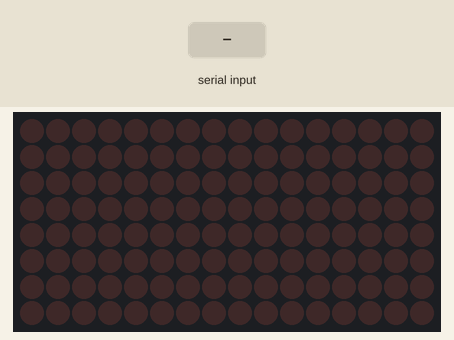
The sketch below on a simulated Arduino Uno, built with avr-gcc and run on an emulated ATmega328P. On the bench: 16×8 LED matrix. Wiring (inferred from the names in the program): 2 × MAX7219 LED driver (orientation assumed): data pin 10; clock pin 8; CS pin 9. Inputs (shaded band) come from the test bench. What the sketch prints to the serial monitor is not drawn.

Above: at 1.2 s.
1.3 s: "1,90\n" received over Serial
At 1.7 s:
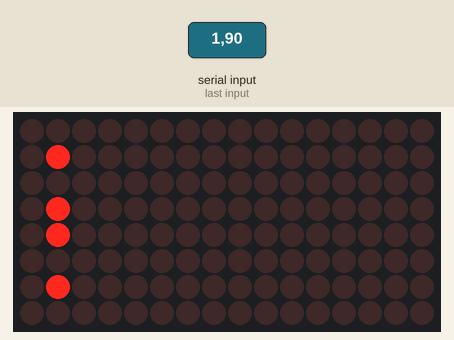
2.8 s: "90,45\n" received over Serial
At 4.0 s:
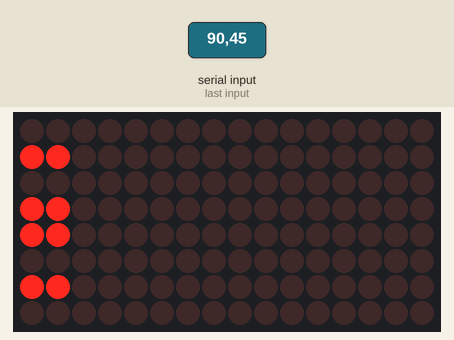
4.3 s: "30,150\n" received over Serial
At 6.8 s:
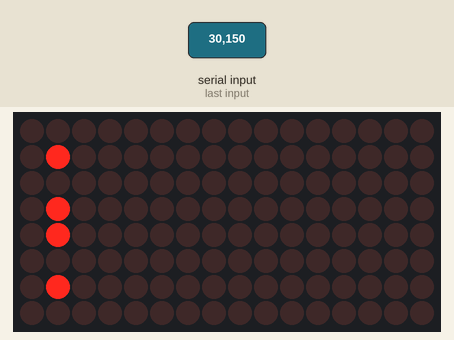
Timing chart, 0 to 8.3 s (numbered marks = the images above; inputs shaded):
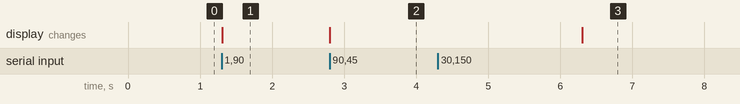

The sketch:

Code003.ino
```cpp
#define reg_noop        0x00
#define reg_decode_mode 0x09
#define reg_brightness  0x0A
#define reg_scan_limit  0x0B
#define reg_shutdown    0x0C
#define reg_test        0x0F

#define DIN 10
#define CS  9
#define CLK 8
#define DEVICE_NUMBER 2

byte pic00[] = {B00001111, B00001111, B00110011, B00101011,
                B11010100, B11001100, B11110000, B11110000};
byte pic01[] = {B11110000, B11110000, B11001100, B11010100,
                B00101011, B00110011, B00001111, B00001111};
byte heart00[] = {B00011000, B00111100, B01111110, B11111100,
                B11111100, B01111110, B00111100, B00011000};
byte heart01[] = {B00000000, B00011000, B00111100, B01111000,
                B01111000, B00111100, B00011000, B00000000};
byte charA[] = {B00000000, B00000000, B01111110, B00001001,
                B00001001, B01111110, B00000000, B00000000};
byte charB[] = {B00000000, B00000000, B01111111, B01001001,
                B01001001, B00111110, B00000000, B00000000};

void setup() {
    // 設定 SPI 腳位
    pinMode(DIN, OUTPUT);
    pinMode(CS, OUTPUT);
    pinMode(CLK, OUTPUT);
    digitalWrite(CS, HIGH); // MAX7219 的 CS 是 active-low
    // LED 模組初始化
    setCommand(reg_decode_mode, 0);
    setCommand(reg_brightness, 0);
    setCommand(reg_scan_limit, 7);
    setCommand(reg_shutdown, 1);
    setCommand(reg_test, 0);
    // 清除 MAX7219 的所有輸出
    clearAllLEDs();
    // 開啟 Serial 連接
    Serial.begin(9600);
    Serial.println("Setting Complete!");
}

void loop() {
    if (Serial.available() > 0) {
        byte column = Serial.parseInt();
        byte value = Serial.parseInt();
        drawColumn(column, value);
    }
}

void drawColumn(byte column, byte value) {
    byte n = column / 8;
    byte c = column % 8;
    setCommand(n, c + 1, value);
}

void clearAllLEDs() {
    for (byte i = 0; i <  8; i++) {
        setCommand(i + 1, 0);
    }
}

void setCommand(byte command, byte value) {
    setCommand(255, command, value);
}

void setCommand(byte device, byte command, byte value) {
    digitalWrite(CS, LOW);
    for (byte i = 0; i < DEVICE_NUMBER; i++) {
        if (i == device || device == 255) {
            spiTransfer(DIN, CLK, command);
            spiTransfer(DIN, CLK, value);
        } else {
            spiTransfer(DIN, CLK, reg_noop);
            spiTransfer(DIN, CLK, 0);
        }
    }
    digitalWrite(CS, HIGH);
}

void spiTransfer(byte dataPin, byte clockPin, byte value) {
    byte reversedValue = reverseByte(value);
    for (byte i = 0; i < 8; i++) {
        digitalWrite(clockPin, LOW);
        digitalWrite(dataPin, reversedValue & (1 << i));
        // MAX7219 會在 clock pin 從 LOW 變成 HIGH 的時候接收資料
        digitalWrite(clockPin, HIGH);
    }
}

byte reverseByte(byte b) {
    b = b >> 4 | b << 4;
    b = (b & B11001100) >> 2 | (b & B00110011) << 2;
    b = (b & B10101010) >> 1 | (b & B01010101) << 1;
    return b;
}
```

Measured:
- after the input at 1.3 s, the display: changes at once (image 1)
- after the input at 2.8 s, the display: changes at once (image 2)
- after the input at 4.3 s, the display: changes after 2.0 s (image 3)
